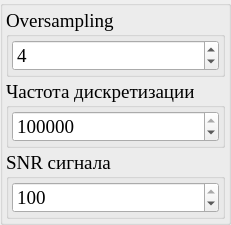
             <widget class="QGroupBox" name="groupBox">
              <property name="sizePolicy">
               <sizepolicy hsizetype="Expanding" vsizetype="Expanding">
                <horstretch>0</horstretch>
                <verstretch>0</verstretch>
               </sizepolicy>
              </property>
              <property name="title">
               <string/>
              </property>
              <property name="flat">
               <bool>true</bool>
              </property>
              <property name="checkable">
               <bool>false</bool>
              </property>
              <layout class="QVBoxLayout" name="verticalLayout_65">
               <property name="spacing">
                <number>3</number>
               </property>
               <property name="leftMargin">
                <number>3</number>
               </property>
               <property name="topMargin">
                <number>3</number>
               </property>
               <property name="rightMargin">
                <number>3</number>
               </property>
               <property name="bottomMargin">
                <number>3</number>
               </property>
               <item>
                <widget class="QGroupBox" name="Oversampling_GroupBox">
                 <property name="sizePolicy">
                  <sizepolicy hsizetype="Preferred" vsizetype="Fixed">
                   <horstretch>0</horstretch>
                   <verstretch>0</verstretch>
                  </sizepolicy>
                 </property>
                 <property name="font">
                  <font>
                   <family>Times New Roman</family>
                   <pointsize>14</pointsize>
                  </font>
                 </property>
                 <property name="title">
                  <string>Oversampling</string>
                 </property>
                 <layout class="QVBoxLayout" name="verticalLayout_66">
                  <property name="leftMargin">
                   <number>3</number>
                  </property>
                  <property name="topMargin">
                   <number>3</number>
                  </property>
                  <property name="rightMargin">
                   <number>3</number>
                  </property>
                  <property name="bottomMargin">
                   <number>3</number>
                  </property>
                  <item>
                   <widget class="QSpinBox" name="Oversapmling_SpinBox">
                    <property name="minimum">
                     <number>1</number>
                    </property>
                    <property name="maximum">
                     <number>16</number>
                    </property>
                    <property name="value">
                     <number>4</number>
                    </property>
                   </widget>
                  </item>
                 </layout>
                </widget>
               </item>
               <item>
                <widget class="QGroupBox" name="Fs_GroupBox">
                 <property name="sizePolicy">
                  <sizepolicy hsizetype="Preferred" vsizetype="Fixed">
                   <horstretch>0</horstretch>
                   <verstretch>0</verstretch>
                  </sizepolicy>
                 </property>
                 <property name="font">
                  <font>
                   <family>Times New Roman</family>
                   <pointsize>14</pointsize>
                  </font>
                 </property>
                 <property name="title">
                  <string>Частота дискретизации</string>
                 </property>
                 <layout class="QVBoxLayout" name="verticalLayout_67">
                  <property name="leftMargin">
                   <number>3</number>
                  </property>
                  <property name="topMargin">
                   <number>3</number>
                  </property>
                  <property name="rightMargin">
                   <number>3</number>
                  </property>
                  <property name="bottomMargin">
                   <number>3</number>
                  </property>
                  <item>
                   <widget class="QSpinBox" name="Fs_SpinBox">
                    <property name="maximum">
                     <number>100000000</number>
                    </property>
                    <property name="singleStep">
                     <number>1000000</number>
                    </property>
                    <property name="value">
                     <number>10000000</number>
                    </property>
                   </widget>
                  </item>
                 </layout>
                </widget>
               </item>
               <item>
                <widget class="QGroupBox" name="SNRSig_GroupBox">
                 <property name="sizePolicy">
                  <sizepolicy hsizetype="Preferred" vsizetype="Fixed">
                   <horstretch>0</horstretch>
                   <verstretch>0</verstretch>
                  </sizepolicy>
                 </property>
                 <property name="font">
                  <font>
                   <family>Times New Roman</family>
                   <pointsize>14</pointsize>
                  </font>
                 </property>
                 <property name="title">
                  <string>SNR сигнала</string>
                 </property>
                 <layout class="QVBoxLayout" name="verticalLayout_68">
                  <property name="leftMargin">
                   <number>3</number>
                  </property>
                  <property name="topMargin">
                   <number>3</number>
                  </property>
                  <property name="rightMargin">
                   <number>3</number>
                  </property>
                  <property name="bottomMargin">
                   <number>3</number>
                  </property>
                  <item>
                   <widget class="QSpinBox" name="SNRSig_SpinBox">
                    <property name="minimum">
                     <number>1</number>
                    </property>
                    <property name="maximum">
                     <number>100</number>
                    </property>
                    <property name="value">
                     <number>100</number>
                    </property>
                   </widget>
                  </item>
                 </layout>
                </widget>
               </item>
              </layout>
             </widget>
